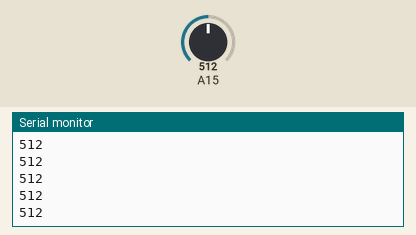
This sketch was run on a simulated Arduino Mega 2560, built with avr-gcc and run on an emulated ATmega2560. Parts: the last lines printed to the serial monitor. The inputs (shaded band) are chosen by the test bench; at power-on: A15 = 512.

Above: at 1.2 s.
1.3 s: A15 set to 716
At 1.31 s:
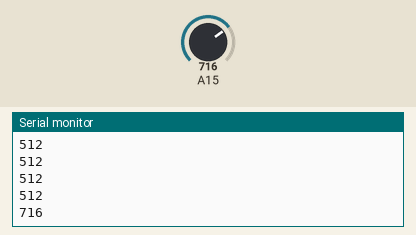
2.8 s: A15 set to 900
At 2.81 s:
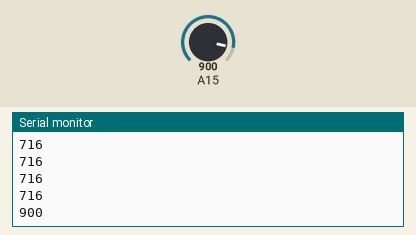
Timing chart, 0 to 5.8 s (numbered marks = the images above; inputs shaded):
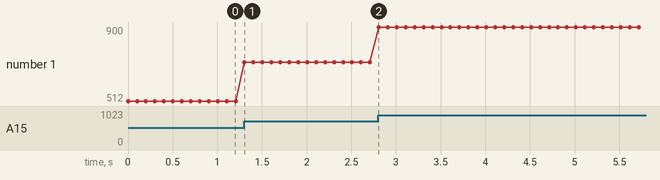

Measured:
- after the input at 1.3 s, the serial monitor: prints a new line at once (image 1)
- after the input at 2.8 s, the serial monitor: prints a new line at once (image 2)
- plotted number 1: 512 → 716 after the input at 1.3 s, 716 → 900 after the input at 2.8 s

The sketch:

soil_sensor_calibration.ino
```cpp
void setup()
{
  Serial.begin(9600);
}

void loop()
{
  Serial.println(analogRead(A15));
  delay(100);
}
```
